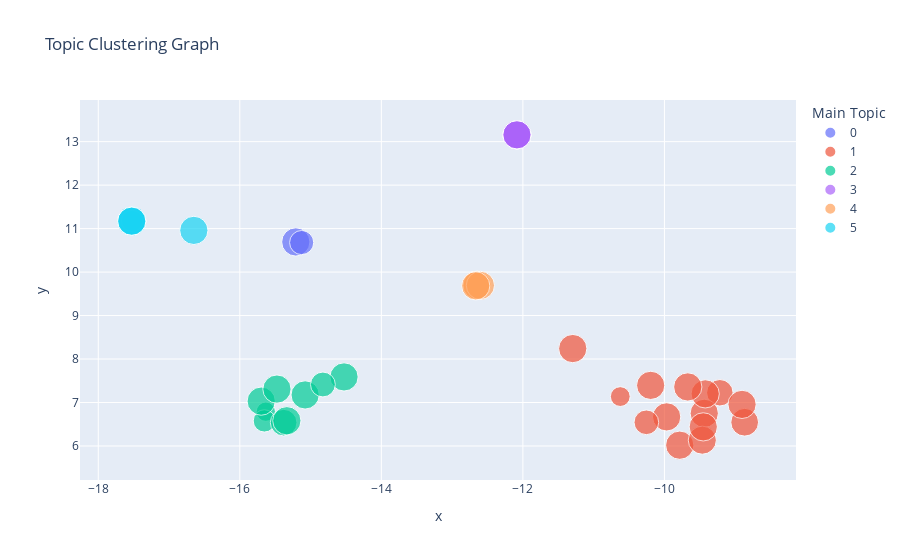

The code cell stored with this chart in its notebook:
### Markdown cell above
# Generating Cluster Graph of Topics

### Code cell
visualize_topic_cluster_tsne(lda_model, df)

### Figure 1 — Plotly figure (JSON) as saved in the notebook; plotly's stock layout.template omitted (floating-point values rounded to 4 significant figures)
{"data": [{"customdata": [[[["hunter", "hallie", "gun", "service", "secret", "tell", "text", "report", "police", "biden"]], "www.washingtonexaminer.com", "Neutral", "0"], [[["hunter", "hallie", "gun", "service", "secret", "tell", "text", "report", "police", "biden"]], "www.nation.com.pk", "Neutral", "0"]], "hovertemplate": "Associated Words: %{customdata[0]}<br>Address: %{customdata[1]}<br>Sentiment Label: %{customdata[2]}<br>Main Topic:%{customdata[3]}", "legendgroup": "0", "marker": {"color": "#636efa", "size": [0.9987, 0.7291], "sizemode": "area", "sizeref": 0.002498, "symbol": "circle"}, "mode": "markers", "name": "0", "orientation": "v", "showlegend": true, "type": "scatter", "x": [-15.21, -15.13], "xaxis": "x", "y": [10.69, 10.68], "yaxis": "y"}, {"customdata": [[[["biden", "primary", "phillip", "state", "democratic", "party", "president", "campaign", "new", "run"]], "apnews.com", "Neutral", "1"], [[["biden", "primary", "phillip", "state", "democratic", "party", "president", "campaign", "new", "run"]], "www.foxnews.com", "Neutral", "1"], [[["biden", "primary", "phillip", "state", "democratic", "party", "president", "campaign", "new", "run"]], "www.newsnationnow.com", "Neutral", "1"], [[["biden", "primary", "phillip", "state", "democratic", "party", "president", "campaign", "new", "run"]], "www.thenation.com", "Neutral", "1"], [[["biden", "primary", "phillip", "state", "democratic", "party", "president", "campaign", "new", "run"]], "www.politico.com", "Neutral", "1"], [[["biden", "primary", "phillip", "state", "democratic", "party", "president", "campaign", "new", "run"]], "apnews.com", "Neutral", "1"], [[["biden", "primary", "phillip", "state", "democratic", "party", "president", "campaign", "new", "run"]], "www.politico.com", "Neutral", "1"], [[["biden", "primary", "phillip", "state", "democratic", "party", "president", "campaign", "new", "run"]], "www.foxnews.com", "Neutral", "1"], [[["biden", "primary", "phillip", "state", "democratic", "party", "president", "campaign", "new", "run"]], "abcnews.go.com", "Neutral", "1"], [[["biden", "primary", "phillip", "state", "democratic", "party", "president", "campaign", "new", "run"]], "www.washingtonpost.com", "Neutral", "1"], [[["biden", "primary", "phillip", "state", "democratic", "party", "president", "campaign", "new", "run"]], "www.wmur.com", "Neutral", "1"], [[["biden", "primary", "phillip", "state", "democratic", "party", "president", "campaign", "new", "run"]], "www.startribune.com", "Neutral", "1"], [[["biden", "primary", "phillip", "state", "democratic", "party", "president", "campaign", "new", "run"]], "www.washingtonpost.com", "Neutral", "1"], [[["biden", "primary", "phillip", "state", "democratic", "party", "president", "campaign", "new", "run"]], "www.nbcnews.com", "Neutral", "1"]], "hovertemplate": "Associated Words: %{customdata[0]}<br>Address: %{customdata[1]}<br>Sentiment Label: %{customdata[2]}<br>Main Topic:%{customdata[3]}", "legendgroup": "1", "marker": {"color": "#EF553B", "size": [0.4894, 0.9974, 0.8776, 0.9991, 0.9621, 0.9984, 0.9863, 0.9959, 0.9975, 0.9989, 0.9966, 0.9957, 0.7592, 0.9982], "sizemode": "area", "sizeref": 0.002498, "symbol": "circle"}, "mode": "markers", "name": "1", "orientation": "v", "showlegend": true, "type": "scatter", "x": [-10.62, -9.968, -9.217, -9.784, -8.866, -9.437, -9.465, -9.424, -9.451, -9.67, -8.903, -10.19, -10.26, -11.3], "xaxis": "x", "y": [7.137, 6.67, 7.225, 6.019, 6.546, 6.752, 6.134, 7.199, 6.44, 7.358, 6.957, 7.395, 6.545, 8.241], "yaxis": "y"}, {"customdata": [[[["office", "biden", "information", "source", "hunter", "foreign", "family", "attorney", "relate", "investigation"]], "www.usatoday.com", "Neutral", "2"], [[["office", "biden", "information", "source", "hunter", "foreign", "family", "attorney", "relate", "investigation"]], "wjla.com", "Neutral", "2"], [[["office", "biden", "information", "source", "hunter", "foreign", "family", "attorney", "relate", "investigation"]], "nypost.com", "Neutral", "2"], [[["office", "biden", "information", "source", "hunter", "foreign", "family", "attorney", "relate", "investigation"]], "www.washingtontimes.com", "Neutral", "2"], [[["office", "biden", "information", "source", "hunter", "foreign", "family", "attorney", "relate", "investigation"]], "www.dailymail.co.uk", "Neutral", "2"], [[["office", "biden", "information", "source", "hunter", "foreign", "family", "attorney", "relate", "investigation"]], "www.foxnews.com", "Neutral", "2"], [[["office", "biden", "information", "source", "hunter", "foreign", "family", "attorney", "relate", "investigation"]], "www.grassley.senate.gov", "Neutral", "2"], [[["office", "biden", "information", "source", "hunter", "foreign", "family", "attorney", "relate", "investigation"]], "nypost.com", "Neutral", "2"], [[["office", "biden", "information", "source", "hunter", "foreign", "family", "attorney", "relate", "investigation"]], "thefederalist.com", "Neutral", "2"]], "hovertemplate": "Associated Words: %{customdata[0]}<br>Address: %{customdata[1]}<br>Sentiment Label: %{customdata[2]}<br>Main Topic:%{customdata[3]}", "legendgroup": "2", "marker": {"color": "#00cc96", "size": [0.4647, 0.6222, 0.8851, 0.9956, 0.9978, 0.9989, 0.9956, 0.998, 0.7715], "sizemode": "area", "sizeref": 0.002498, "symbol": "circle"}, "mode": "markers", "name": "2", "orientation": "v", "showlegend": true, "type": "scatter", "x": [-15.63, -15.65, -15.38, -15.7, -15.08, -15.34, -14.53, -15.48, -14.83], "xaxis": "x", "y": [6.789, 6.577, 6.537, 7.032, 7.175, 6.581, 7.589, 7.309, 7.415], "yaxis": "y"}, {"customdata": [[[["hunter", "biden", "wire", "investigation", "son", "business", "partner", "attorney", "file", "claim"]], "www.foxnews.com", "Neutral", "3"], [[["hunter", "biden", "wire", "investigation", "son", "business", "partner", "attorney", "file", "claim"]], "www.nation.com.pk", "Neutral", "3"], [[["hunter", "biden", "wire", "investigation", "son", "business", "partner", "attorney", "file", "claim"]], "www.nation.com.pk", "Neutral", "3"], [[["hunter", "biden", "wire", "investigation", "son", "business", "partner", "attorney", "file", "claim"]], "www.foxnews.com", "Neutral", "3"], [[["hunter", "biden", "wire", "investigation", "son", "business", "partner", "attorney", "file", "claim"]], "apnews.com", "Neutral", "3"]], "hovertemplate": "Associated Words: %{customdata[0]}<br>Address: %{customdata[1]}<br>Sentiment Label: %{customdata[2]}<br>Main Topic:%{customdata[3]}", "legendgroup": "3", "marker": {"color": "#ab63fa", "size": [0.9977, 0.9944, 0.9939, 0.9976, 0.9947], "sizemode": "area", "sizeref": 0.002498, "symbol": "circle"}, "mode": "markers", "name": "3", "orientation": "v", "showlegend": true, "type": "scatter", "x": [-12.08, -12.08, -12.08, -12.08, -12.08], "xaxis": "x", "y": [13.16, 13.16, 13.16, 13.16, 13.16], "yaxis": "y"}, {"customdata": [[[["hunter", "biden", "republican", "document", "family", "president", "investigation", "political", "evidence", "new"]], "www.cnn.com", "Neutral", "4"], [[["hunter", "biden", "republican", "document", "family", "president", "investigation", "political", "evidence", "new"]], "www.foxnews.com", "Neutral", "4"], [[["hunter", "biden", "republican", "document", "family", "president", "investigation", "political", "evidence", "new"]], "abcnews.go.com", "Neutral", "4"], [[["hunter", "biden", "republican", "document", "family", "president", "investigation", "political", "evidence", "new"]], "www.cnn.com", "Neutral", "4"]], "hovertemplate": "Associated Words: %{customdata[0]}<br>Address: %{customdata[1]}<br>Sentiment Label: %{customdata[2]}<br>Main Topic:%{customdata[3]}", "legendgroup": "4", "marker": {"color": "#FFA15A", "size": [0.9989, 0.9981, 0.9965, 0.9983], "sizemode": "area", "sizeref": 0.002498, "symbol": "circle"}, "mode": "markers", "name": "4", "orientation": "v", "showlegend": true, "type": "scatter", "x": [-12.65, -12.65, -12.6, -12.67], "xaxis": "x", "y": [9.696, 9.696, 9.693, 9.683], "yaxis": "y"}, {"customdata": [[[["attack", "war", "group", "israeli", "palestinian", "kill", "civilian", "people", "death", "american"]], "www.cnn.com", "Neutral", "5"], [[["attack", "war", "group", "israeli", "palestinian", "kill", "civilian", "people", "death", "american"]], "apnews.com", "Neutral", "5"], [[["attack", "war", "group", "israeli", "palestinian", "kill", "civilian", "people", "death", "american"]], "www.foxnews.com", "Neutral", "5"], [[["attack", "war", "group", "israeli", "palestinian", "kill", "civilian", "people", "death", "american"]], "www.reuters.com", "Neutral", "5"], [[["attack", "war", "group", "israeli", "palestinian", "kill", "civilian", "people", "death", "american"]], "www.reuters.com", "Neutral", "5"], [[["attack", "war", "group", "israeli", "palestinian", "kill", "civilian", "people", "death", "american"]], "www.usatoday.com", "Neutral", "5"]], "hovertemplate": "Associated Words: %{customdata[0]}<br>Address: %{customdata[1]}<br>Sentiment Label: %{customdata[2]}<br>Main Topic:%{customdata[3]}", "legendgroup": "5", "marker": {"color": "#19d3f3", "size": [0.9985, 0.5662, 0.9975, 0.9964, 0.9942, 0.9968], "sizemode": "area", "sizeref": 0.002498, "symbol": "circle"}, "mode": "markers", "name": "5", "orientation": "v", "showlegend": true, "type": "scatter", "x": [-17.53, -17.52, -16.65, -17.53, -17.52, -17.53], "xaxis": "x", "y": [11.17, 11.18, 10.96, 11.17, 11.18, 11.17], "yaxis": "y"}], "layout": {"legend": {"itemsizing": "constant", "title": {"text": "Main Topic"}, "tracegroupgap": 0}, "title": {"text": "Topic Clustering Graph"}, "xaxis": {"anchor": "y", "domain": [0, 1], "title": {"text": "x"}}, "yaxis": {"anchor": "x", "domain": [0, 1], "title": {"text": "y"}}}}
